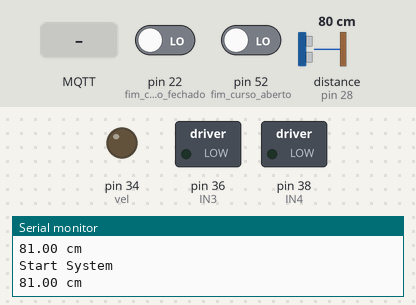
This sketch was run on a simulated Arduino Mega 2560, built with avr-gcc and run on an emulated ATmega2560. Parts: switched loads named in the sketch (green lamp = pin HIGH), output pins drawn as LEDs (lit = HIGH), the last lines printed to the serial monitor. The inputs (shaded band) are chosen by the test bench; at power-on: distance to the obstacle (sensor on pin 28) 80 cm, pin 22 (fim_curso_fechado) LOW, pin 52 (fim_curso_aberto) LOW. The echo pulse lasts 58.3 µs per cm; WiFi joins after 1.5 s; servers stay silent unless stated; no MQTT or app messages arrive unless stated.

Above: at 2.7 s.
2.8 s: distance to the obstacle (sensor on pin 28) set to 33 cm
4.3 s: distance to the obstacle (sensor on pin 28) set to 27 cm
At 4.52 s:
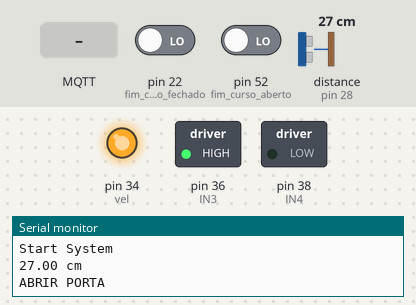
At 5.3 s:
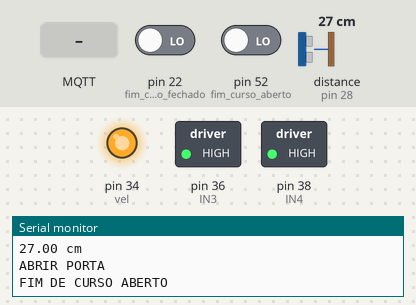
6.0 s: MQTT message "0" arrives on the first subscribed topic
9.0 s: MQTT message "1" arrives on the first subscribed topic
12.0 s: distance to the obstacle (sensor on pin 28) set to 35 cm
13.5 s: MQTT message "on" arrives on the first subscribed topic
Timing chart, 0 to 16.5 s (numbered marks = the images above; inputs shaded):
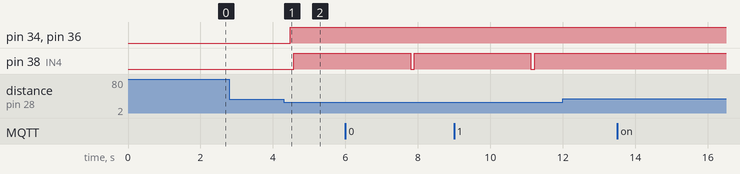

The sketch:

sketch_Porta_MQTT.ino
```cpp
#include <SPI.h>
#include <NewPing.h>
#include <Ethernet.h>
#include <PubSubClient.h>

#define fim_curso_aberto 52
#define fim_curso_fechado 22
#define TRIGGER_PIN1  30
#define ECHO_PIN1     28
#define MAX_DISTANCE 200

//Definicoes pinos Arduino ligados a entrada da Ponte H (para testes o motor está em A, mesmo as variáveis estando para o motor B)
int IN3 = 36;
int IN4 = 38;
int vel = 34;

byte mac[] = {0xDE, 0xED, 0xBA, 0xFE, 0xFE, 0xEF};

IPAddress broker(191,36,8,4);

EthernetClient ethClient;
PubSubClient client(ethClient);

NewPing sonar1(TRIGGER_PIN1, ECHO_PIN1, MAX_DISTANCE);

void callback(char* topic, byte* payload, unsigned int length) {
  Serial.print("Message arrived [");
  Serial.print(topic);
  Serial.print("] ");
  if((char)payload[0] == '0'){
    //digitalWrite(led,LOW);
    Serial.println("Led vermelho desligado...?");
  }else{
    //digitalWrite(led,HIGH);
    Serial.println("Led vermelho ligado...?");
  }
  Serial.println((char)payload[0]);
}

void reconnect() {
  while (!client.connected()) {
    Serial.print("Attempting MQTT connection...");

    if (client.connect("arduinoClient_porta")) {
      Serial.println("connected");
      client.subscribe("estacao0/pi");
    } else {
      Serial.print("failed, rc=");
      Serial.print(client.state());
      Serial.println(" try again in 5 seconds");
      delay(5000);
    }
  }
}

void setup() {
  Serial.begin(9600);
  pinMode(IN3, OUTPUT);
  pinMode(IN4, OUTPUT);
  pinMode(vel, OUTPUT);
  pinMode(fim_curso_aberto, INPUT);
  pinMode(fim_curso_fechado, INPUT);

  client.setServer(broker, 1883);
  client.setCallback(callback);

  Ethernet.begin(mac);

  Serial.println("Setup concluido");
}

void loop() {
  if (!client.connected()) {
    Serial.println("Reconecting..");
    reconnect();
  } else {
    Serial.println("Start System");
    int aberto = digitalRead(fim_curso_aberto);
    int fechado = digitalRead(fim_curso_fechado);
    float distancia = sonar1.ping_cm();

    char porta_fechada_str[10];
    char porta_aberta_str[10];

    itoa(fechado, porta_fechada_str, 10);
    itoa(aberto, porta_aberta_str, 10);

    Serial.print(distancia);
    Serial.println(" cm");
    delay(100);

    if (distancia > 0 && distancia <= 30){
      Serial.println("ABRIR PORTA");
      digitalWrite(IN3, HIGH);
      digitalWrite(IN4, LOW);
      analogWrite(vel, 220);
      delay(100);
      while (aberto == 1) {
        aberto = digitalRead(fim_curso_aberto);
      }
      Serial.println("FIM DE CURSO ABERTO");
      digitalWrite(IN3, HIGH);
      digitalWrite(IN4, HIGH);
      client.publish((const char*)"porta0/aberto",porta_aberta_str);

      delay(3000);

      Serial.println("FECHAR PORTA");
      digitalWrite(IN3, LOW);
      digitalWrite(IN4, HIGH);
      analogWrite(vel, 220);
      while (fechado == 1) {
        fechado = digitalRead(fim_curso_fechado);
      }
      Serial.println("FIM DE CURSO FECHADO");
      digitalWrite(IN3, HIGH);
      digitalWrite(IN4, HIGH);
      client.publish((const char*)"porta0/fechado",porta_fechada_str);
      delay(100);
    }
    client.loop();
    Ethernet.maintain();
  }
}
```

Measured:
- the behaviour switches between 31 and 30 cm on distance to the obstacle (sensor on pin 28) (found by bisection; images 0 and 1)
- after the input at 4.3 s, pin 34 (vel), pin 36 (IN3): LOW → HIGH after 0.18 s; pin 38 (IN4): LOW → HIGH after 0.28 s
- after the input at 12.0 s, every drawn part: stays the same
